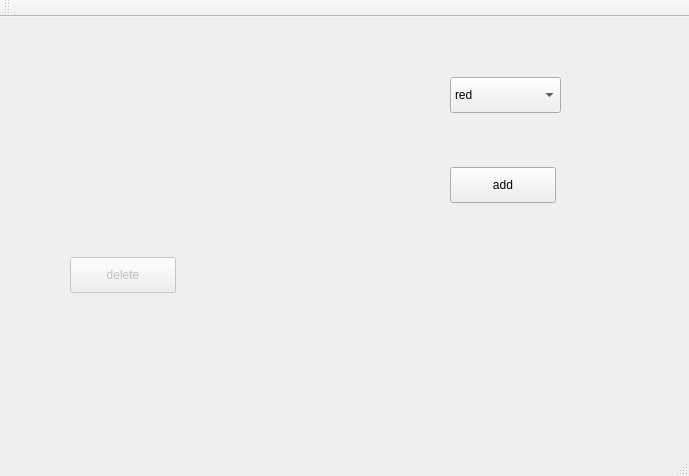
<?xml version="1.0" encoding="UTF-8"?>
<ui version="4.0">
 <class>MainWindow</class>
 <widget class="QMainWindow" name="MainWindow">
  <property name="geometry">
   <rect>
    <x>0</x>
    <y>0</y>
    <width>689</width>
    <height>476</height>
   </rect>
  </property>
  <property name="windowTitle">
   <string>MainWindow</string>
  </property>
  <widget class="QWidget" name="centralWidget">
   <widget class="QComboBox" name="comboBox">
    <property name="geometry">
     <rect>
      <x>450</x>
      <y>60</y>
      <width>111</width>
      <height>36</height>
     </rect>
    </property>
    <item>
     <property name="text">
      <string>red</string>
     </property>
    </item>
    <item>
     <property name="text">
      <string>green</string>
     </property>
    </item>
    <item>
     <property name="text">
      <string>blue</string>
     </property>
    </item>
    <item>
     <property name="text">
      <string>cyan</string>
     </property>
    </item>
    <item>
     <property name="text">
      <string>yellow</string>
     </property>
    </item>
    <item>
     <property name="text">
      <string>purple</string>
     </property>
    </item>
    <item>
     <property name="text">
      <string>white</string>
     </property>
    </item>
    <item>
     <property name="text">
      <string>black</string>
     </property>
    </item>
   </widget>
   <widget class="QPushButton" name="btnDelete">
    <property name="enabled">
     <bool>false</bool>
    </property>
    <property name="geometry">
     <rect>
      <x>70</x>
      <y>240</y>
      <width>106</width>
      <height>36</height>
     </rect>
    </property>
    <property name="text">
     <string>delete</string>
    </property>
   </widget>
   <widget class="QPushButton" name="btnAdd">
    <property name="geometry">
     <rect>
      <x>450</x>
      <y>150</y>
      <width>106</width>
      <height>36</height>
     </rect>
    </property>
    <property name="text">
     <string>add</string>
    </property>
   </widget>
   <widget class="QWidget" name="widget" native="true">
    <property name="geometry">
     <rect>
      <x>50</x>
      <y>20</y>
      <width>261</width>
      <height>191</height>
     </rect>
    </property>
   </widget>
  </widget>
  <widget class="QMenuBar" name="menuBar">
   <property name="geometry">
    <rect>
     <x>0</x>
     <y>0</y>
     <width>689</width>
     <height>36</height>
    </rect>
   </property>
  </widget>
  <widget class="QToolBar" name="mainToolBar">
   <attribute name="toolBarArea">
    <enum>TopToolBarArea</enum>
   </attribute>
   <attribute name="toolBarBreak">
    <bool>false</bool>
   </attribute>
  </widget>
  <widget class="QStatusBar" name="statusBar"/>
 </widget>
 <layoutdefault spacing="6" margin="11"/>
 <resources/>
 <connections/>
</ui>
